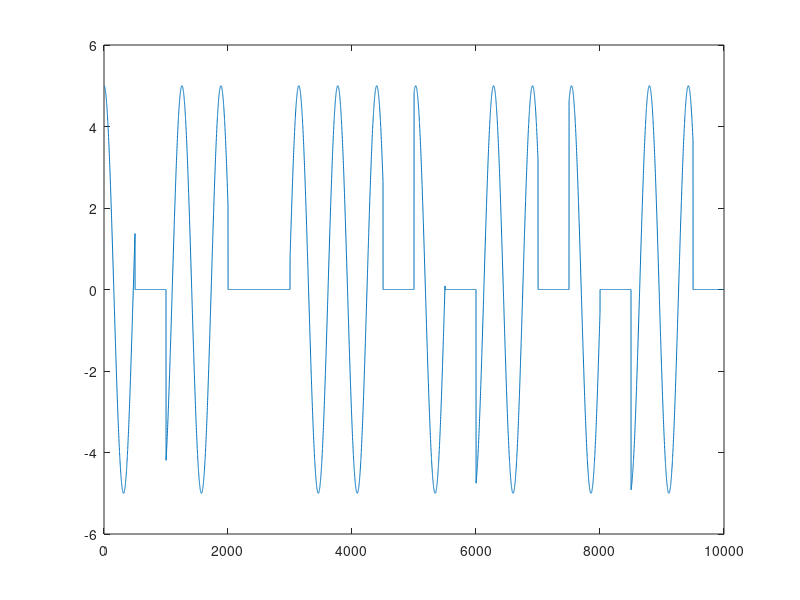

MATLAB code for this plot:
bit = [1 0 1 1 0 0 1 1 1 0 1 0 1 1 0 1 0 1 1 0];

dim = linspace(0, 100, 10000);
carrier = 5*cos(dim);

for i =0:length(bit)-1
output(i*10000/length(bit) +1 : (i+1)*10000/length(bit)) = carrier(i*10000/length(bit) +1 : (i+1)*10000/length(bit))*bit(i+1);
end

plot(output)

